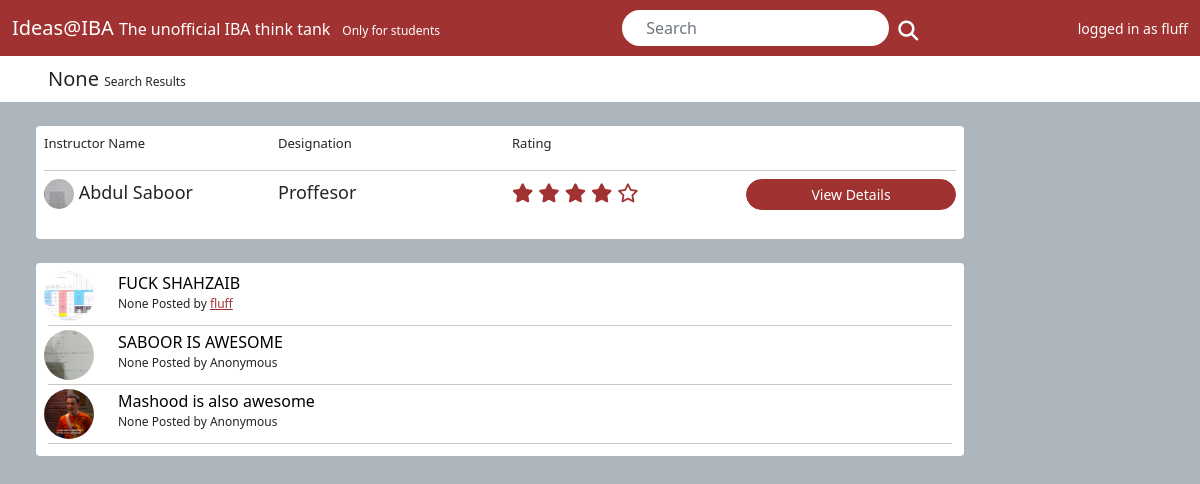
The page /pages/search/ (signed in) on the database its author committed.
### instructors/models.py (models this page shows)
class Instructors(models.Model):
    name = models.CharField(max_length=100)
    image = models.ImageField(blank=True,null=True)
    designation = models.CharField(max_length=100)
    department = models.ManyToManyField(Departments)
    specialization = models.CharField(max_length=100)
    onboard_status = models.BooleanField()
    email = models.EmailField()
    courses_taught = models.ManyToManyField(Courses)
    rating = models.DecimalField(max_digits=3,decimal_places=2,default=0.00)
    nickname = models.CharField(max_length=100)
    def __str__(self):
        return self.name
    def instructor_rating(self):
        instructor = Instructors.objects.get(pk=self.id)
        reviews = Reviews.objects.filter(instructor=instructor)
        rating = 0
        if reviews:
            for review in reviews:
                rating += review.individual_rating
            rating = rating/len(reviews)
        else:
            rating = 0
        return rating

### pages/models.py (models this page shows, shortened)
class Posts(models.Model):
    topic = models.ForeignKey(Topic,on_delete=models.SET_NULL, null=True, blank=True, default=1)
    user = models.ForeignKey(User,on_delete=models.CASCADE)
    title = models.CharField(max_length=150, null=True, blank=True)
    body = models.TextField(blank=False,null=False)
    image = models.ImageField(blank=True,null=True)
    timestamp = models.DateTimeField(auto_now_add=True)
    comment_cout = models.IntegerField(default=0)
    vote_count = models.IntegerField(default=0)
    featured = models.BooleanField(default=False)
    anonymous = models.BooleanField(default=False)
    def __str__(self):
        return self.user.username

### pages/views.py (the view)
# urls.py: path('search/', search_results, name='search'),
@login_required
def search_results(request):
    qs_inst = Instructors.objects.all()
    qs_post = Posts.objects.all()
    query = request.GET.get('query')
    print(query)
    print(qs_inst)
    print(qs_post)
    if query != '' and query is not None:
        qs_inst = qs_inst.filter(Q(name__icontains=query) | Q(nickname__icontains=query ) | Q(email__icontains=query)).distinct()
        qs_post = qs_post.filter(Q(topic__name__icontains=query) | Q(title__icontains=query) | Q(body__icontains=query))
        print(qs_inst)
        print(qs_post)
    context = {
        'instructors': qs_inst,
        'posts' : qs_post,
        'query': query,
    }
    return render(request, 'search.html', context)

### templates/search.html (shortened to what this page needs)
{% extends 'base.html' %}
{% block standard %}
<nav class="navbar navbar-light bg-light">
    <p class="ms-5 nomargin lead">
        {{query}}
        <span style="font-size: 12px">Search Results</span>
    </p>
</nav>
<div class="container-fluid">
    <div class="row">
        <div class="col-10">
            {% if instructors or posts %}
            {% if instructors %}
            <div class="card m-4 p-2 border-0">
                <div class="row mb-2">
                    <div class="col-3">
                        <p class="nomargin" style="font-size: 13px;">
                            Instructor Name
                        </p>
                    </div>
                    <div class="col-3">
                        <p class="nomargin" style="font-size: 13px;">
                            Designation
                        </p>
                    </div>
                    <div class="col-3">
                        <p class="nomargin" style="font-size: 13px;">
                            Rating
                        </p>
                    </div>
                    <div class="col"></div>
                </div>
                <hr class="mt-2 mb-2">
                {% for inst in instructors %}
                <div class="row mb-2">
                    <div class="col-3">
                        <p class="nomargin" style="font-size: 18px;">
                            <img src="{{inst.image.url}}" class="" style="width: 30px; border-radius: 50%; height: 30px; object-fit: cover;">
                            {{inst.name}}
                        </p>
                    </div>
                    <div class="col-3">
                        <p class="nomargin" style="font-size: 18px;">
                            {{inst.designation}}
                        </p>
                    </div>
                    <div class="col-3">
                        <p class="nomargin">
                            {% include 'components/rating.html' with rating=inst.instructor_rating font_size=19 %}
                        </p>
                    </div>
                    <div class="col">
                        <a class="btn btn-danger btn-sm iround" href="{% url 'single' inst.id %}" style="width: 100%">View Details</a>
                    </div>
                </div>
                {% endfor %}
            </div>
            {% endif %}
            {% if posts %}
            <div class="card m-4 p-2 border-0">
                {% for post in posts %}
                <div class="row">
                    <div class="col-auto">
                        <img src="{{post.image.url}}" style="width: 50px; height: 50px; object-fit: cover; border-radius: 50%">
                    </div>
                    <div class="col-10">
                        <a href="{% url 'post' post.id %}" class="text-dark" style="text-decoration: none">
                            <p class="nomargin">
                                {{post.title}}
                            </p>
                        </a>
                        <p class="nomargin" style="font-size: 12px; font-weight: 400;">
                            {{post.topic}}
                            <span style="font-weight: 300;">
                                Posted by
                                {% if post.anonymous %}
                Anonymous
                {% else %}
                                <a href="#" class="text-danger">
                                    {{post.user.username}}
                                </a>
                                {% endif %}
                            </span> {{post.timestamp|timesince|date}}
                    </p>
                </div>
            </div>
            <hr class="m-1">
            {% endfor %}
        {% endif %}
        </div>
    </div>
    {% else %}
    <div class="card border-0">
        <p>No search results found :(</p>
    </div>
    {% endif %}
    <div class="col-2">
    </div>
</div>
</div>
{% endblock %}

### templates/components/navbar.html
<nav class="navbar navbar-expand-lg navbar-dark bg-danger">
    <div class="container-fluid">
        <a class="navbar-brand" href="{% url 'front' %}">Ideas@IBA
            <span style="font-weight: 300; font-size: 16px">
                The unofficial IBA think tank
            </span>
            <span class="badge text-light" style="font-weight: 300; font-size: 12px">
                Only for students
            </span>
        </a>
        <form class="d-flex justify-content-center" action="{% url 'search' %}" method="get">
            <input
                class="form-control me-2 border-0 iround ps-4"
                style="width: 100%; font-weight: 300;"
                type="search"
                placeholder="Search"
                aria-label="Search"
                name='query'
            >
            <button class="btn btn-link" type="submit" style="padding: 0;">
                <i class="fas fa-search text-light mt-2" style="font-size: 20px;"></i>
            </button>
        </form>
        <form class="d-flex">
            {% if request.user.is_authenticated %}
                <p class="navbar-brand nomargin" style="font-size: 14px;">logged in as {{request.user.username}}</p>
            {% else %}
            <button class="btn btn-outline-light me-2" type="button">Login</button>
            <button class="btn btn-light" type="button">Sign up</button>
            {% endif %}
        </form>
    </div>
</nav>

### templates/components/rating.html (shortened to what this page needs)
{% if color %}
<p class="text-{{color}}" style="font-size: {{font_size}}px;">
{% else %}
<p class="text-danger" style="font-size: {{font_size}}px;">
{% endif %}
    {% if rating > 4.8 %}
    <i class="fas fa-star"></i>
    <i class="fas fa-star"></i>
    <i class="fas fa-star"></i>
    <i class="fas fa-star"></i>
    <i class="fas fa-star"></i>
    {% elif rating > 4.3 %}
    <i class="fas fa-star"></i>
    <i class="fas fa-star"></i>
    <i class="fas fa-star"></i>
    <i class="fas fa-star"></i>
    <i class="fas fa-star-half-alt"></i>
    {% elif rating > 3.8 %}
    <i class="fas fa-star"></i>
    <i class="fas fa-star"></i>
    <i class="fas fa-star"></i>
    <i class="fas fa-star"></i>
    <i class="far fa-star"></i>
    {% elif rating > 3.3 %}
    <i class="fas fa-star"></i>
    <i class="fas fa-star"></i>
    <i class="fas fa-star"></i>
    <i class="fas fa-star-half-alt"></i>
    <i class="far fa-star"></i>
    {% elif rating > 2.8 %}
    <i class="fas fa-star"></i>
    <i class="fas fa-star"></i>
    <i class="fas fa-star"></i>
    <i class="far fa-star"></i>
    <i class="far fa-star"></i>
    {% elif rating > 2.3 %}
    <i class="fas fa-star"></i>
    <i class="fas fa-star"></i>
    <i class="fas fa-star-half-alt"></i>
    <i class="far fa-star"></i>
    <i class="far fa-star"></i>
    {% elif rating > 1.8 %}
    <i class="fas fa-star"></i>
    <i class="fas fa-star"></i>
    <i class="far fa-star"></i>
    <i class="far fa-star"></i>
    <i class="far fa-star"></i>
    {% elif rating > 1.3 %}
    <i class="fas fa-star"></i>
    <i class="fas fa-star-half-alt"></i>
    <i class="far fa-star"></i>
    <i class="far fa-star"></i>
    <i class="far fa-star"></i>
    {% elif rating > 0.8 %}
    <i class="fas fa-star"></i>
    <i class="far fa-star"></i>
    <i class="far fa-star"></i>
    <i class="far fa-star"></i>
    <i class="far fa-star"></i>
    {% elif rating > 0.3 %}
    <i class="fas fa-star-half-alt"></i>
    <i class="far fa-star"></i>
    <i class="far fa-star"></i>
    <i class="far fa-star"></i>
    <i class="far fa-star"></i>
    {% else %}
    <i class="far fa-star"></i>
    <i class="far fa-star"></i>
    <i class="far fa-star"></i>
    <i class="far fa-star"></i>
    <i class="far fa-star"></i>
    {% endif %}
    <br>
</p>

### templates/base.html (style rules this page uses)
.iround { border-radius: 20px; }
.nomargin { margin: 0; }

### rows shown on the page
Instructors: image (picture), name "Abdul Saboor", designation "Proffesor"
Posts: image (picture), title "FUCK SHAHZAIB", topic "None", user.username "fluff"
Posts: image (picture), title "SABOOR IS AWESOME", topic "None", anonymous "Anonymous"
Posts: image (picture), title "Mashood is also awesome", topic "None", anonymous "Anonymous"

### other values the page prints
{{ request.user.username }} "fluff"
{{ query }} "None"
